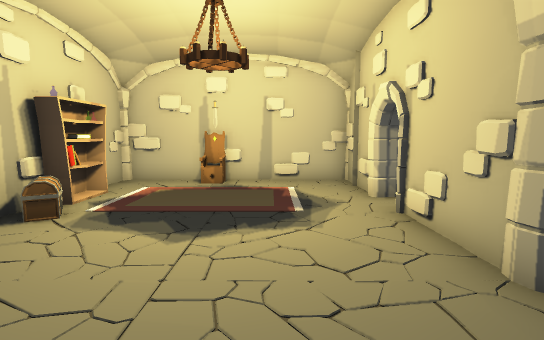
View 1 (above)

13 first-person views from a walk through a scene from a Unity 3-D project. The camera is 1.5 m above the floor, tilts 6° down and sees 80° across. The floor is counted in squares, 1 m on a side. Each view is taken from the middle of a square. On the plan, view 1 faces up. The plan holds only what a view shows up to about 15 squares ahead; the rest is blank. The player is left out. Some animated figures are left out. Door leaves are left out, so doorways stand open.

View 2
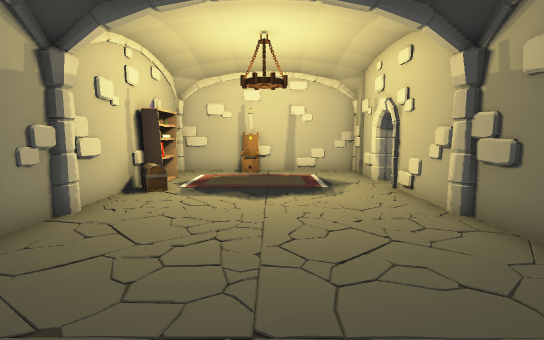

View 3
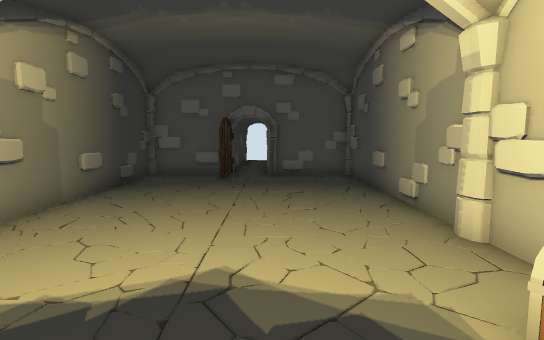

View 4
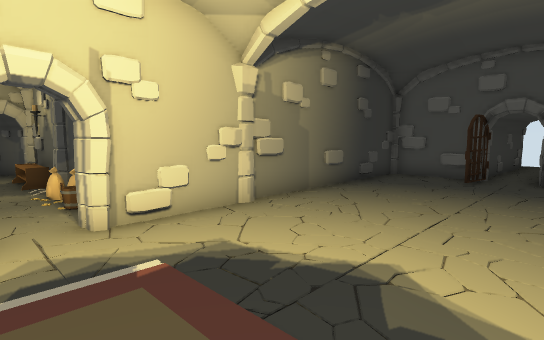

View 5
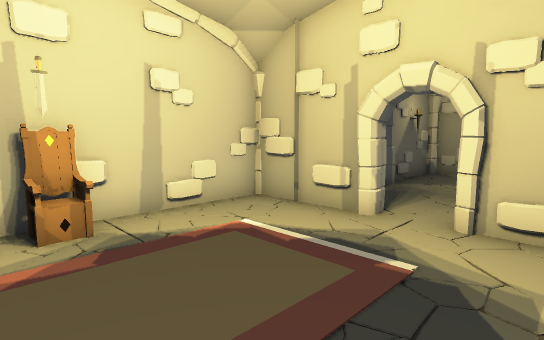

View 6
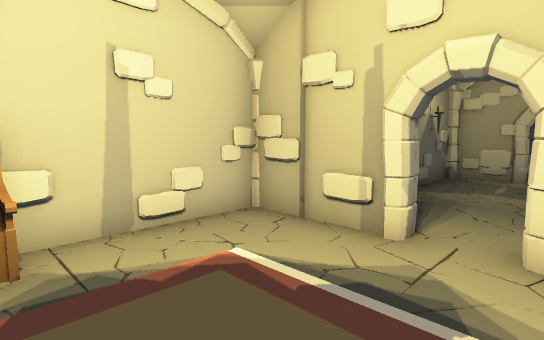

View 7
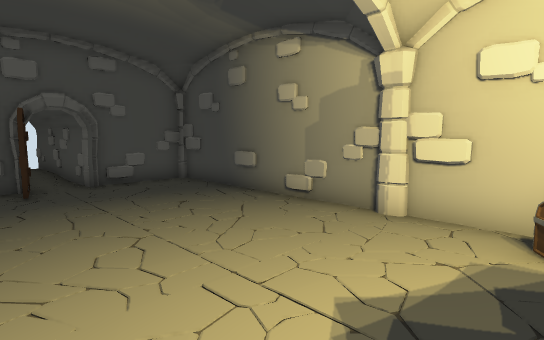

View 8
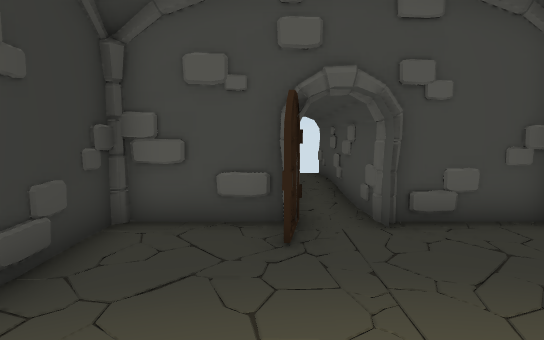

View 9
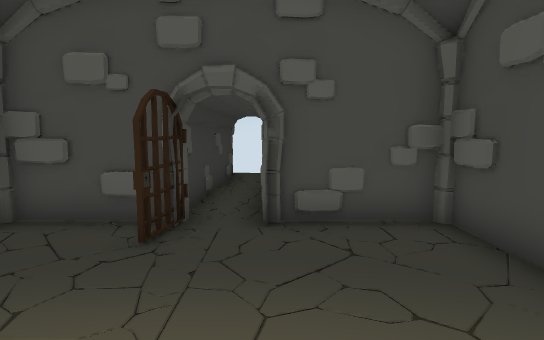

View 10
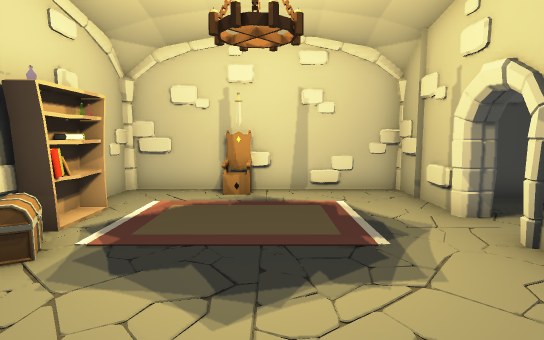

View 11
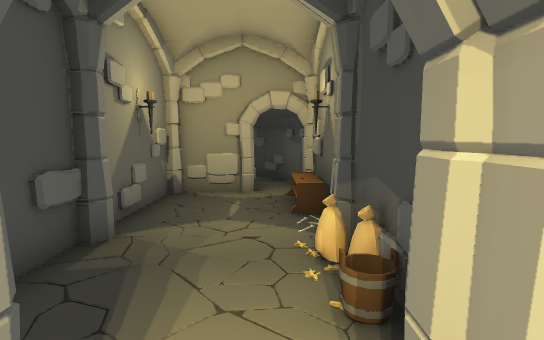

View 12
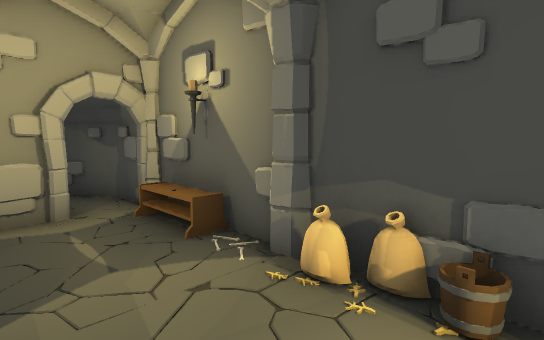

View 13
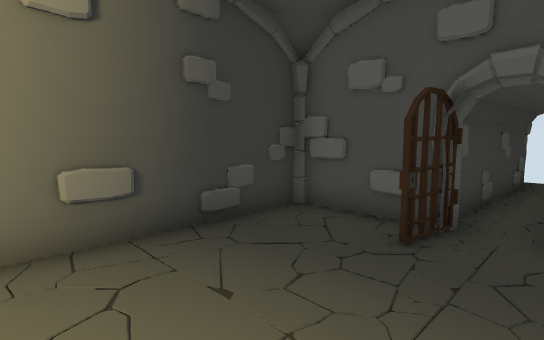

### Floor plan
Points are (right, up) in squares from view 1. A wall is a line through its corners. A room is listed if a view was taken in it or the views show most of it. See-through windows are left out.
Room 1 (views 1, 2, 3, 4, 5, 6, 7, 8, 9, 10, 11, 13)
walls: (2.6, 2.4) (2.5, 4); (2.5, 3.1) (2.7, 4.2); (2.5, 3.1) (2.5, 4.4); (2.7, 3.1) (2.7, 6.7); (-4.8, 3.4) (-5, 2.1); (-5, 3) (-4.9, 2.4); (-5.1, 3) (-5.1, -4.5); (-5, 4.1) (-4.9, 3.1); (-5.1, 4.6) (-4.7, 4.1); (2.4, 6.1) (2.5, 6.4) (2.9, 6.6); (2.4, 6.3) (2.9, 6.6); (-2, -4.1) (-1.9, -4.6); (-1.8, -4.7) (-1.9, -10.8); (-1.9, -4.7) (-1.8, -5.7); (-5.1, 7.4) (-5.1, 3.5); (2.5, -3.9) (2.8, -3.6); (2.7, 7.8) (2.7, 11.1); (2.6, -4.2) (2.7, -3.6); (2.7, -4.5) (2.7, 3) (2.3, 3.4); (2.5, 9.9) (2.5, 11.2); (2.5, 11) (1.8, 11.1); (2.5, 11.1) (-5.1, 11.1) (-5.1, 9.7); (-0.4, -10.8) (-0.3, -5.3); (-2, -10.8) (-1.9, -11.6); (-1.9, -11.1) (-1.9, -12.2); (-0.5, -11.4) (-0.5, -10.7); (-0.4, -12.2) (-0.4, -11.1)
low walls: (2.5, 4.7) (2.5, 5.4); (2.8, 4.8) (2.5, 5.2); (2.5, 8.4) (2.5, 9.2); (2.5, 11.2) (1, 11); (-0.6, -10.6) (-0.6, -10)
ways out: open door at (3, 7.5) to room 2
objects: other object (-5, -5) to (-3, -5); shelf (-5, 8); other object (-4, 6); books (-4, 7); other object (-3, 6); throne (-2, 10) to (-2, 11); other object (0, -5) to (3, -3)
Room 2 (view 12)
walls: (6.5, 6.1) (7, 6.1); (7, 5.9) (7.5, 5.9); (9.4, 5.9) (10.5, 5.9); (3.3, 8) (2.7, 7.7); (10.7, 7.8) (10.5, 9); (10.7, 7.8) (10.7, 9.7) (4.2, 9.7); (10.5, 6.1) (11.7, 6.1); (2.9, 6.6) (3.2, 6.5); (11, 6) (12, 6.2); (11.6, 6) (12.6, 6.3); (12.5, 6.2) (13.2, 6.6)
low walls: (3.2, 8) (2.7, 7.8)
ways out: open door at (3, 7.5) to room 1
objects: bag (5, 6); bag (6, 6); other object (8, 6); other object (9, 6)

Where each view was taken, in squares from view 1:
view 1: 0 up, 0 right, facing up
view 2: 3 down, 1 left, facing up
view 3: 8 up, 2 left, facing down
view 4: 8 up, 3 left, facing down-right
view 5: 5 up, 3 left, facing up-right
view 6: 6 up, 2 left, facing up-right
view 7: 6 up, 1 right, facing down-left
view 8: 1 up, 0 right, facing down
view 9: 1 up, 2 left, facing down
view 10: 2 up, 1 left, facing up
view 11: 7 up, 2 right, facing right
view 12: 9 up, 4 right, facing down-right
view 13: 1 up, 2 left, facing down-right
